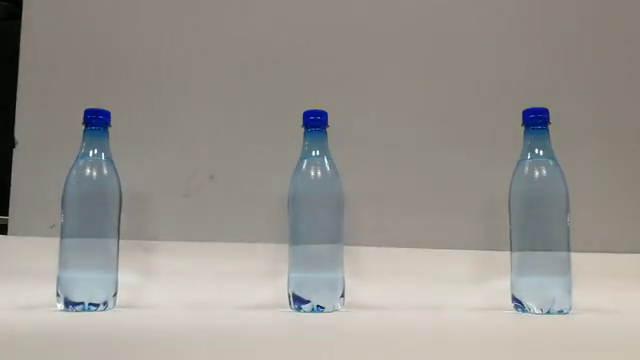
#> input picture frame 118 of notebooks/py_imgproc/py_colorspaces/bottle-detection.mp4, 640 x 360 px
$ jupyter execute --allow-errors py_colorspaces.ipynb
#> lines starting #> are read from the running program, lines starting #| are printed output that depends on the picture
Changing Colorspaces
====================

Goal
----

-   In this tutorial, you will learn how to convert images from one color-space to another, like
    BGR $\leftrightarrow$ Gray, BGR $\leftrightarrow$ HSV, etc.
-   In addition to that, we will create an application to extract a colored object in a video
-   You will learn the following functions: **cv.cvtColor()**, **cv.inRange()**, etc.

Changing Color-space
--------------------

There are more than 150 color-space conversion methods available in OpenCV. But we will look into
only two, which are most widely used ones: BGR $\leftrightarrow$ Gray and BGR $\leftrightarrow$ HSV.

For color conversion, we use the function cv.cvtColor(input_image, flag) where flag determines the
type of conversion.

For BGR $\rightarrow$ Gray conversion, we use the flag cv.COLOR_BGR2GRAY. Similarly for BGR
$\rightarrow$ HSV, we use the flag cv.COLOR_BGR2HSV. To get other flags, just run following
commands in your Python terminal:

[cell 1]
import cv2 as cv

flags = [i for i in dir(cv) if i.startswith("COLOR_")]
print(flags)

> **Note:** For HSV, hue range is [0,179], saturation range is [0,255], and value range is [0,255].
Different software use different scales. So if you are comparing OpenCV values with them, you need
to normalize these ranges.

Object Tracking
---------------

Now that we know how to convert a BGR image to HSV, we can use this to extract a colored object. In HSV, it
is easier to represent a color than in BGR color-space. In our application, we will try to extract
a blue colored object. So here is the method:

-   Take each frame of the video
-   Convert from BGR to HSV color-space
-   We threshold the HSV image for a range of blue color
-   Now extract the blue object alone, we can do whatever we want on that image.

Below is the code which is commented in detail:

[cell 2]
import asyncio

import cv2 as cv
import ipywidgets as widgets
import numpy as np
from ipycanvas import Canvas, hold_canvas

# Open the video
cap = cv.VideoCapture("bottle-detection.mp4")
total_frames = int(cap.get(cv.CAP_PROP_FRAME_COUNT))
fps = cap.get(cv.CAP_PROP_FPS) or 25

ret, frame = cap.read()
#> frame is the input picture: shape (360, 640, 3); mean B, G, R 143.7, 149.5, 152.6
if not ret:
    raise RuntimeError("Could not read video")

frame = cv.resize(frame, (400, 300))
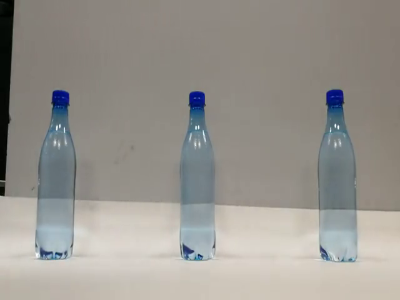
#> frame: shape (300, 400, 3); mean B, G, R 143.7, 149.5, 152.6
frame_h, frame_w = frame.shape[:2]
#> frame_h = 300; frame_w = 400

# ---------- interactive widgets ----------
play_btn = widgets.ToggleButton(value=False, description="Play", icon="play")
frame_sl = widgets.IntSlider(
    value=0, min=0, max=max(total_frames - 1, 0), description="Frame"
)

h_low = widgets.IntSlider(value=0, min=0, max=179, description="H low")
h_high = widgets.IntSlider(value=179, min=0, max=179, description="H high")
s_low = widgets.IntSlider(value=0, min=0, max=255, description="S low")
s_high = widgets.IntSlider(value=255, min=0, max=255, description="S high")
v_low = widgets.IntSlider(value=0, min=0, max=255, description="V low")
v_high = widgets.IntSlider(value=255, min=0, max=255, description="V high")

# ---------- canvases ----------
#> (the rest of this cell did not finish here and is left out)


$ run again, starting later in the video
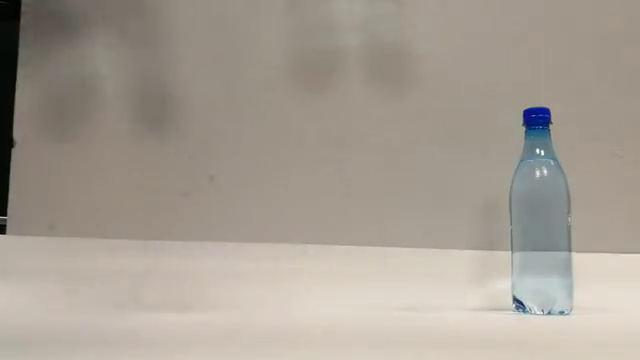
#> input picture frame 535 of notebooks/py_imgproc/py_colorspaces/bottle-detection.mp4, 640 x 360 px
#> frame is the input picture: shape (360, 640, 3); mean B, G, R 147.6, 158.1, 166.3
#> `frame = cv.resize(frame, (400, 300))`:
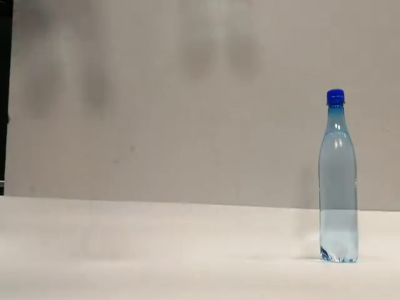
#> frame: shape (300, 400, 3); mean B, G, R 147.6, 158.1, 166.3

$ run again, starting later in the video
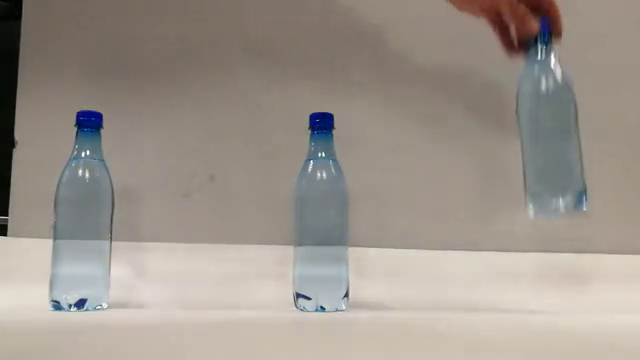
#> input picture frame 951 of notebooks/py_imgproc/py_colorspaces/bottle-detection.mp4, 640 x 360 px
#> frame is the input picture: shape (360, 640, 3); mean B, G, R 140.4, 148.9, 157.1
#> `frame = cv.resize(frame, (400, 300))`:
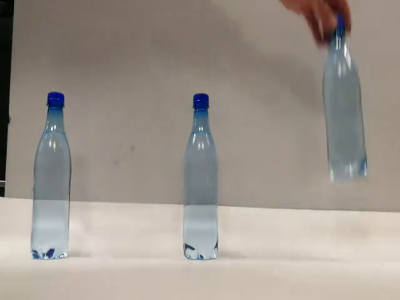
#> frame: shape (300, 400, 3); mean B, G, R 140.4, 148.9, 157
